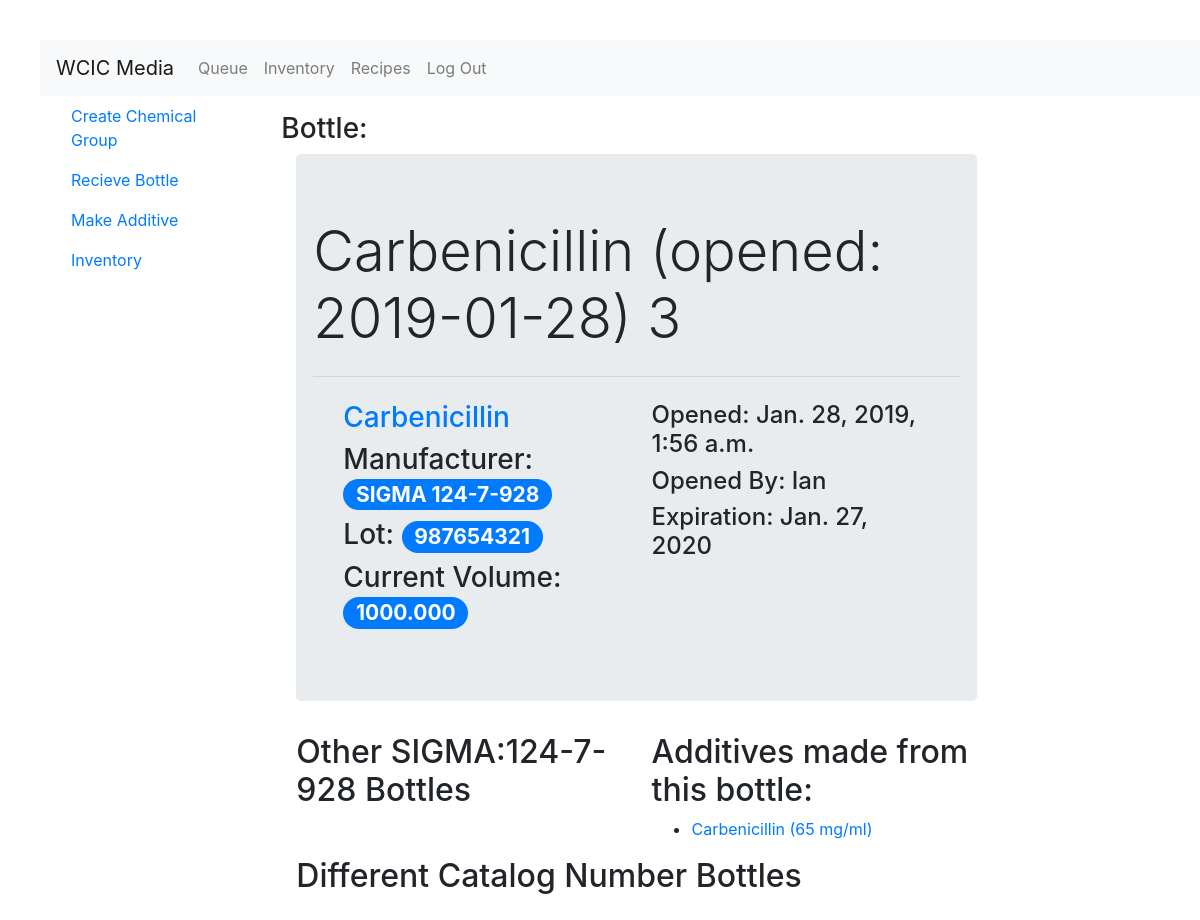
/inventory/bottle/3 (signed in), run on the app's committed database.
### inventory/models.py (models this page shows, shortened)
class Bottle(models.Model):
    chemical = models.ForeignKey(Chemical,on_delete=models.CASCADE)
    company = models.CharField(max_length=256)
    catalog_number = models.CharField(max_length=256)
    base_volume = models.DecimalField(default=0.0,max_digits=10,decimal_places=3)
    lot_number = models.CharField(max_length=256)
    price = models.DecimalField(max_digits=10,decimal_places=2)
    current_volume = models.DecimalField(default=0.0, max_digits=10,decimal_places=3)
    expiration = models.DateField(null=True,blank=True)
    recieved = models.DateField()
    recieved_by = models.ForeignKey(User,related_name='recieved_by_user',on_delete=models.CASCADE)
    date_opened = models.DateTimeField(null=True,blank=True)
    opened_by = models.ForeignKey(User,related_name='opened_by_user',blank=True,null=True, on_delete=models.CASCADE)
    date_discarded = models.DateTimeField(null=True,blank=True)
    discarded_by = models.ForeignKey(User,related_name='discarded_by_user',blank=True, null=True,on_delete=models.CASCADE)
    def __str__(self):
        if self.date_opened == None:
            is_opened = ['False']
        else:
            is_opened = str(self.date_opened).split()
        return self.chemical.name + " (opened: " + is_opened[0] + ") " + str(self.id)
    class Meta:
        ordering = ['chemical']

class Chemical(models.Model):
    name = models.CharField(max_length=256)
    atomic_weight = models.DecimalField(max_digits=10,decimal_places=3)
    cas_number = models.CharField(max_length=25,unique=True)
    slug = models.SlugField(allow_unicode=True,unique=True)
    class Meta:
        ordering = ['name']
        unique_together = ('name','atomic_weight')

class Additive(models.Model):
    bottle = models.ForeignKey(Bottle,on_delete=models.CASCADE)
    concentration = models.DecimalField(max_digits=10,decimal_places=3)
    date_made = models.DateTimeField()
    made_by = models.ForeignKey(User,on_delete=models.CASCADE)
    batchid = models.CharField(max_length=256)
    filtered = models.BooleanField()
    volume = models.DecimalField(default=0.0,max_digits=10,decimal_places=3)
    def __str__(self):
        if str(self.concentration).split(".")[1] == '000':
            stringConcentration = str(self.concentration).split(".")[0]
        else:
            stringConcentration = str(self.concentration)
        stringVersion = self.bottle.chemical.name + " (" + stringConcentration + " mg/ml)"
        return stringVersion
    class Meta:
        ordering = ['bottle','concentration']

### inventory/views.py (the view)
# urls.py: path('bottle/<int:pk>',views.BottleDetail.as_view(),name='bottledet'),
class BottleDetail(LoginRequiredMixin,generic.DetailView):
    model = Bottle
    def get_context_data(self, **kwargs):
        context = super().get_context_data(**kwargs)
        context['same_bottle_type'] = Bottle.objects.filter(catalog_number=context['bottle'].catalog_number)
        context['allbottles'] = Bottle.objects.filter(chemical=context['bottle'].chemical).exclude(catalog_number=context['bottle'].catalog_number)
        return context

### inventory/templates/inventory/bottle_detail.html (shortened to what this page needs)
{% extends 'inventory/inventory_base.html' %}
{% block content %}
<h3>Bottle:</h3>
<div class="container">
  <div class="jumbotron">
    <div class="row">
      {% if bottle.date_opened == Blank %}
      <div class="col-md-10"><h1 class='display-4'>{{bottle}}</h1><hr class="my-4"></div>
      <div class="col-md-2"><button class="btn btn-primary" type="button" name="button">Open</button></div>
      {% else %}
      <div class="">
        <h1 class='display-4'>{{bottle}}</h1>
        <hr class="my-4">
      </div>
      {% endif %}
    </div>
    <div class="container">
      <div class="row">
        <div class="col-md-6">
          <h3><a href="{% url 'inventory:chemicaldet' slug=bottle.chemical.slug %}">{{bottle.chemical.name}}</a></h3>
          <h3>Manufacturer:  <span class="badge badge-primary badge-pill">{{bottle.company}} {{bottle.catalog_number}}</span></h3>
          <h3>Lot: <span class="badge badge-primary badge-pill">{{bottle.lot_number}}</span></h3>
          <h3>Current Volume: <span class="badge badge-primary badge-pill">{{bottle.current_volume}}</span></h3>
        </div>
        <div class="col-md-6">
          <h4>Opened:
            {% if bottle.date_opened != Blank %}
              {{bottle.date_opened}}</h4>
              <h4>Opened By: {{bottle.opened_by}}
            {% else %}
              <a href="{% url 'inventory:openbottle' pk=bottle.pk %}">False</a>
            {% endif %}</h4>
            <h4>Expiration: {{bottle.expiration}}</h4>
        </div>
      </div>
    </div>
  </div>
</div>
<div class="container">
  <div class="row">
    <div class="col-md-6">
      <h2>Other {{bottle.company}}:{{bottle.catalog_number}} Bottles</h2>
    </div>
    <div class="col-md-6">
      <h2>Additives made from this bottle:</h2>
        {% for additive in bottle.additive_set.all  %}
          <ul>
            <li><a href="{% url 'inventory:additivedet' pk=additive.pk %}">{{ additive }}</a></li>
          </ul>
          {% endfor %}
    </div>
  </div>
  <div class="row">
    <div class="col-lg">
      <h2>Different Catalog Number Bottles</h2>
    </div>
  </div>
</div>
{% endblock %}

### static/wcicmedia/css/master.css (style rules this page uses)
html, body { margin-top: 20px; margin-left: 20px; }
* { text-decoration: none !important; }

### data on the page
Bottle: date_opened+chemical+id "Carbenicillin (opened: 2019-01-28) 3", chemical.name "Carbenicillin", company "SIGMA", catalog_number "124-7-928", lot_number "987654321", current_volume "1000.000", date_opened "Jan. 28, 2019, 1:56 a.m.", opened_by "Ian", expiration "Jan. 27, 2020"
Additive: concentration+bottle "Carbenicillin (65 mg/ml)"
